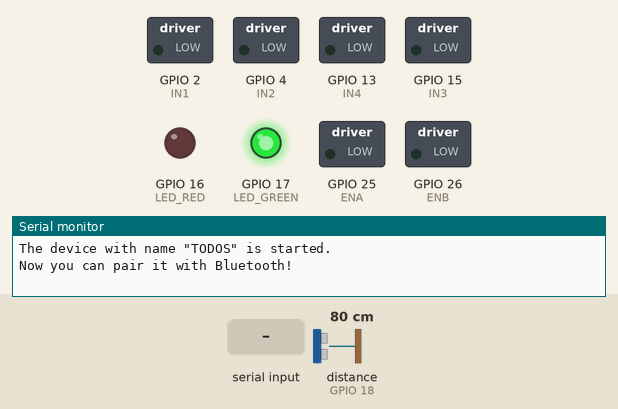
Recording of a sketch running on a simulated ESP32. Parts: switched loads named in the sketch (green lamp = pin HIGH), output pins drawn as LEDs (lit = HIGH), the last lines printed to the serial monitor. The inputs (shaded band) are chosen by the test bench; at power-on: distance to the obstacle (sensor on GPIO 18) 80 cm. The echo pulse lasts 58.3 µs per cm; nothing arrives over Bluetooth unless stated.

Above: at 1.2 s.
1.3 s: "U" received over the second serial link
At 2.2 s:
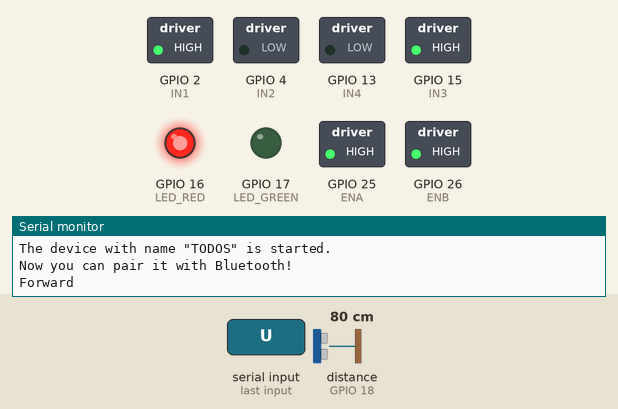
2.8 s: "D" received over the second serial link
At 3.1 s:
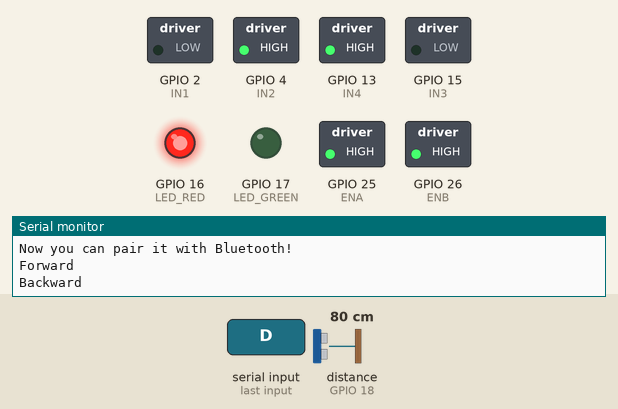
4.3 s: "L" received over the second serial link
At 5.4 s:
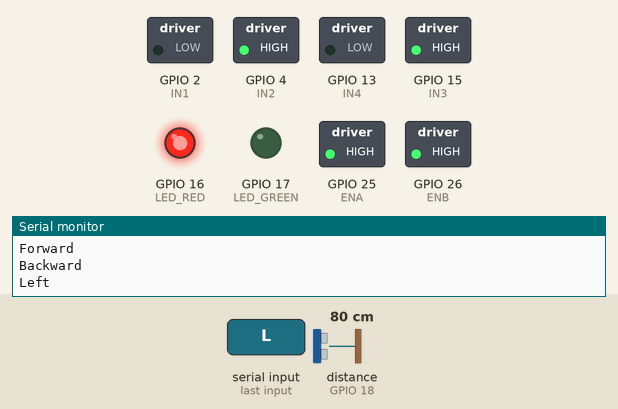
5.8 s: "R" received over the second serial link
At 6.6 s:
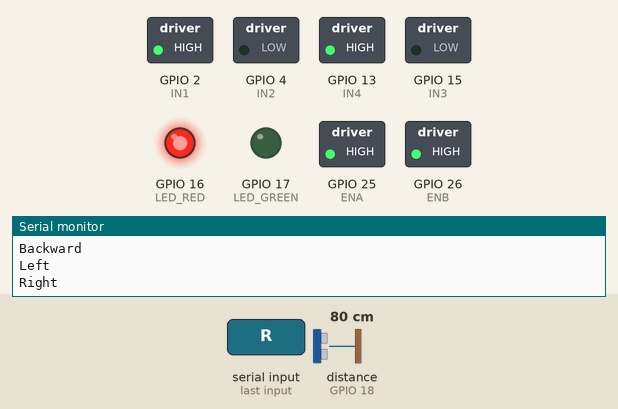
7.3 s: "S" received over the second serial link
At 7.7 s:
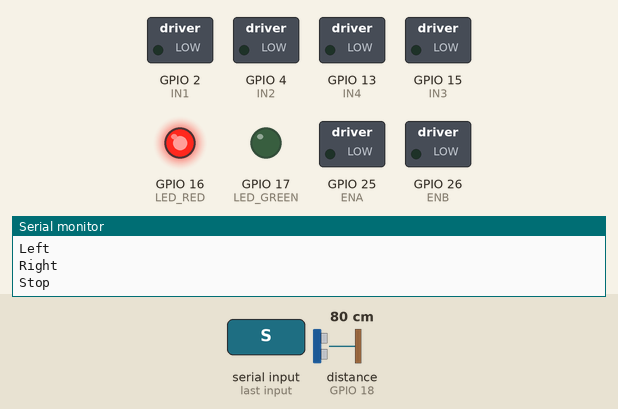
Timing chart, 0 to 9.8 s (numbered marks = the images above; inputs shaded):
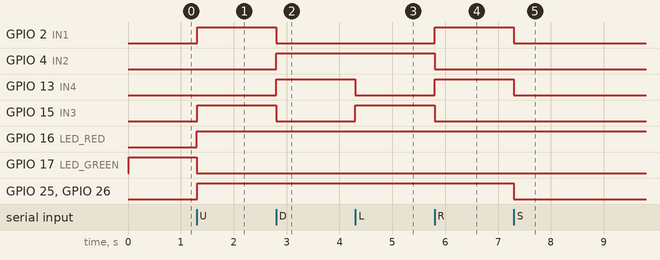

Measured:
- after the input at 1.3 s, GPIO 2 (IN1), GPIO 15 (IN3), GPIO 16 (LED_RED), GPIO 25 (ENA), GPIO 26 (ENB): LOW → HIGH at once; GPIO 17 (LED_GREEN): HIGH → LOW at once
- after the input at 2.8 s, GPIO 2 (IN1), GPIO 15 (IN3): HIGH → LOW at once; GPIO 4 (IN2), GPIO 13 (IN4): LOW → HIGH at once
- after the input at 4.3 s, GPIO 13 (IN4): HIGH → LOW at once; GPIO 15 (IN3): LOW → HIGH at once
- after the input at 5.8 s, GPIO 2 (IN1), GPIO 13 (IN4): LOW → HIGH at once; GPIO 4 (IN2), GPIO 15 (IN3): HIGH → LOW at once
- after the input at 7.3 s, GPIO 2 (IN1), GPIO 13 (IN4), GPIO 25 (ENA), GPIO 26 (ENB): HIGH → LOW at once

The sketch:

CarBluetooth.ino
```cpp
#include "BluetoothSerial.h"
#include <NewPing.h>

#define ENA 25
#define IN1 2
#define IN2 4
#define ENB 26
#define IN3 15
#define IN4 13
#define LED_RED 16
#define LED_GREEN 17

#define TRIGGER_PIN 5
#define ECHO_PIN 18
#define MAX_DISTANCE 200

const char *pin = "1234";

NewPing sonar(TRIGGER_PIN, ECHO_PIN, MAX_DISTANCE);

String device_name = "TODOS";

#if !defined(CONFIG_BT_ENABLED) || !defined(CONFIG_BLUEDROID_ENABLED)
#error Bluetooth is not enabled! Please run make menuconfig to and enable it
#endif

#if !defined(CONFIG_BT_SPP_ENABLED)
#error Serial Bluetooth not available or not enabled. It is only available for the ESP32 chip.
#endif

BluetoothSerial SerialBT;

void setup() {
  Serial.begin(9600);
  SerialBT.begin(device_name);  //Bluetooth device name
  Serial.printf("The device with name \"%s\" is started.\nNow you can pair it with Bluetooth!\n", device_name.c_str());
//Serial.printf("The device with name \"%s\" and MAC address %s is started.\nNow you can pair it with Bluetooth!\n", device_name.c_str(), SerialBT.getMacString()); // Use this after the MAC method is implemented
#ifdef USE_PIN
  SerialBT.setPin(pin);
  Serial.println("Using PIN");
#endif

  // Motor control pins as outputs
  pinMode(ENA, OUTPUT);
  pinMode(IN1, OUTPUT);
  pinMode(IN2, OUTPUT);
  pinMode(ENB, OUTPUT);
  pinMode(IN3, OUTPUT);
  pinMode(IN4, OUTPUT);
  pinMode(LED_RED, OUTPUT);
  pinMode(LED_GREEN, OUTPUT);

  // Set motor A and B to stop initially
  digitalWrite(IN1, LOW);
  digitalWrite(IN2, LOW);
  digitalWrite(IN3, LOW);
  digitalWrite(IN4, LOW);
  digitalWrite(LED_GREEN, HIGH);
}
void forward() {
  unsigned int distance = sonar.ping_cm();

  if (distance <= 25) {
    stop();
    return;
  }

  digitalWrite(IN1, HIGH);
  digitalWrite(IN2, LOW);
  digitalWrite(IN3, HIGH);
  digitalWrite(IN4, LOW);
  analogWrite(ENA, 255);  // Adjust the speed as needed
  analogWrite(ENB, 255);
}

void backward() {
  digitalWrite(IN1, LOW);
  digitalWrite(IN2, HIGH);
  digitalWrite(IN3, LOW);
  digitalWrite(IN4, HIGH);
  analogWrite(ENA, 255);  // Adjust the speed as needed
  analogWrite(ENB, 255);
}

void left() {
  digitalWrite(IN1, LOW);
  digitalWrite(IN2, HIGH);
  digitalWrite(IN3, HIGH);
  digitalWrite(IN4, LOW);
  analogWrite(ENA, 255);  // Adjust the speed as needed
  analogWrite(ENB, 255);
}

void right() {
  digitalWrite(IN1, HIGH);
  digitalWrite(IN2, LOW);
  digitalWrite(IN3, LOW);
  digitalWrite(IN4, HIGH);
  analogWrite(ENA, 255);  // Adjust the speed as needed
  analogWrite(ENB, 255);
}

void stop() {
  digitalWrite(IN1, LOW);
  digitalWrite(IN2, LOW);
  digitalWrite(IN3, LOW);
  digitalWrite(IN4, LOW);
  analogWrite(ENA, 0);
  analogWrite(ENB, 0);
}

void loop() {
  if (SerialBT.available() > 0) {

    digitalWrite(LED_GREEN, LOW);
    digitalWrite(LED_RED, HIGH);

    char command = SerialBT.read();  // Read the incoming character

    // Control the car based on the received command
    switch (command) {
      case 'U':
        forward();
        Serial.println("Forward");
        delay(100);
        break;
      case 'D':
        backward();
        Serial.println("Backward");
        delay(100);
        break;
      case 'L':
        left();
        Serial.println("Left");
        delay(100);
        break;
      case 'R':
        right();
        Serial.println("Right");
        delay(100);
        break;
      case 'S':
        stop();
        Serial.println("Stop");
        break;
      default:
        stop();
        break;
    }
  }
}
```
